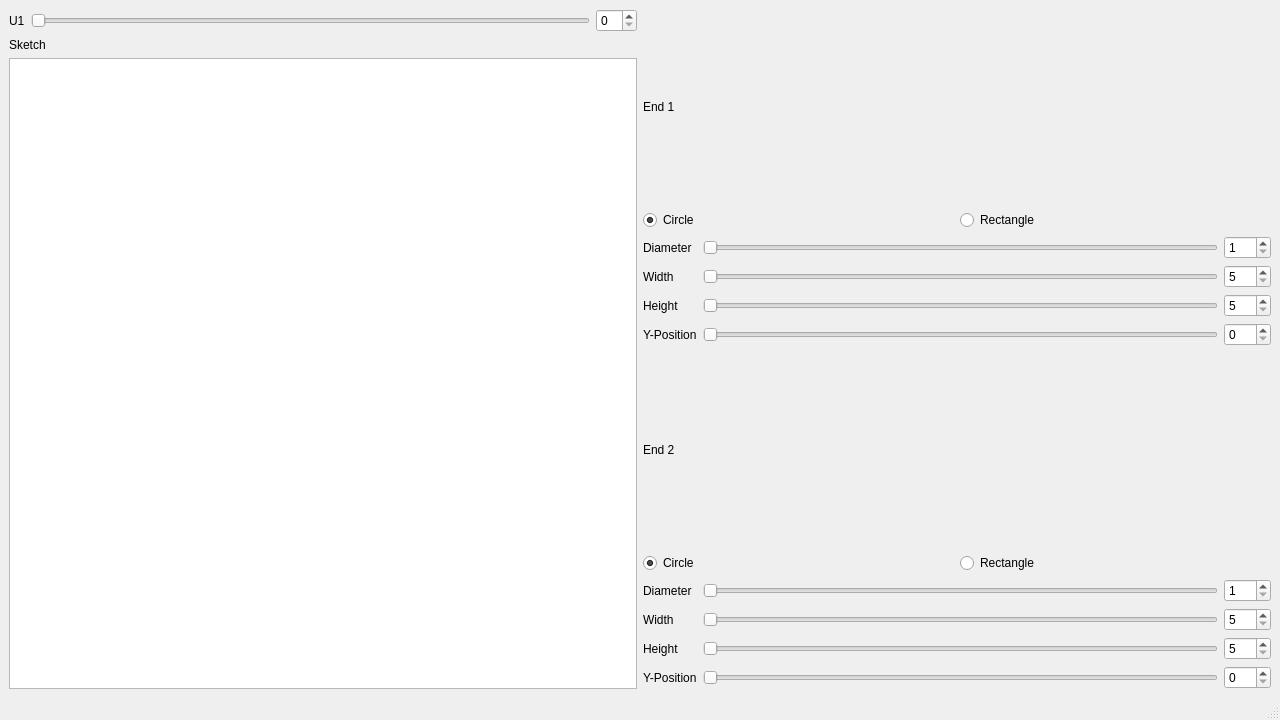
<?xml version="1.0" encoding="UTF-8"?>
<ui version="4.0">
 <class>MainWindow</class>
 <widget class="QMainWindow" name="MainWindow">
  <property name="geometry">
   <rect>
    <x>0</x>
    <y>0</y>
    <width>1280</width>
    <height>720</height>
   </rect>
  </property>
  <property name="windowTitle">
   <string>MainWindow</string>
  </property>
  <widget class="QWidget" name="centralwidget">
   <layout class="QGridLayout" name="gridLayout_4">
    <item row="0" column="0">
     <layout class="QGridLayout" name="gridLayout_3">
      <item row="0" column="0">
       <layout class="QVBoxLayout" name="verticalLayout_2">
        <item>
         <layout class="QHBoxLayout" name="horizontalLayout_3">
          <item>
           <widget class="QLabel" name="label_4">
            <property name="text">
             <string>U1</string>
            </property>
            <property name="textFormat">
             <enum>Qt::AutoText</enum>
            </property>
            <property name="scaledContents">
             <bool>false</bool>
            </property>
            <property name="wordWrap">
             <bool>false</bool>
            </property>
           </widget>
          </item>
          <item>
           <widget class="QSlider" name="u1Slider">
            <property name="orientation">
             <enum>Qt::Horizontal</enum>
            </property>
           </widget>
          </item>
          <item>
           <widget class="QSpinBox" name="spinBox_9"/>
          </item>
         </layout>
        </item>
        <item>
         <widget class="QLabel" name="label_5">
          <property name="text">
           <string>Sketch</string>
          </property>
         </widget>
        </item>
        <item>
         <widget class="QGraphicsView" name="graphicsDisplay"/>
        </item>
       </layout>
      </item>
      <item row="0" column="1">
       <layout class="QVBoxLayout" name="verticalLayout">
        <item>
         <layout class="QVBoxLayout" name="i1Group" stretch="2,2,4">
          <item>
           <widget class="QLabel" name="label_3">
            <property name="text">
             <string>End 1</string>
            </property>
           </widget>
          </item>
          <item>
           <layout class="QHBoxLayout" name="horizontalLayout">
            <item>
             <widget class="QRadioButton" name="circle">
              <property name="text">
               <string>Circle</string>
              </property>
              <property name="checked">
               <bool>true</bool>
              </property>
              <attribute name="buttonGroup">
               <string notr="true">intersection1Group</string>
              </attribute>
             </widget>
            </item>
            <item>
             <widget class="QRadioButton" name="rectangle">
              <property name="text">
               <string>Rectangle</string>
              </property>
              <attribute name="buttonGroup">
               <string notr="true">intersection1Group</string>
              </attribute>
             </widget>
            </item>
           </layout>
          </item>
          <item>
           <layout class="QGridLayout" name="gridLayout">
            <item row="5" column="1">
             <widget class="QSlider" name="i1ySlider">
              <property name="maximum">
               <number>200</number>
              </property>
              <property name="orientation">
               <enum>Qt::Horizontal</enum>
              </property>
             </widget>
            </item>
            <item row="5" column="0">
             <widget class="QLabel" name="label_2">
              <property name="text">
               <string>Y-Position</string>
              </property>
             </widget>
            </item>
            <item row="1" column="1">
             <widget class="QSlider" name="i1wSlider">
              <property name="enabled">
               <bool>true</bool>
              </property>
              <property name="minimum">
               <number>5</number>
              </property>
              <property name="maximum">
               <number>150</number>
              </property>
              <property name="orientation">
               <enum>Qt::Horizontal</enum>
              </property>
             </widget>
            </item>
            <item row="0" column="0">
             <widget class="QLabel" name="label">
              <property name="text">
               <string>Diameter</string>
              </property>
             </widget>
            </item>
            <item row="1" column="0">
             <widget class="QLabel" name="i1wLabel">
              <property name="enabled">
               <bool>true</bool>
              </property>
              <property name="text">
               <string>Width</string>
              </property>
             </widget>
            </item>
            <item row="1" column="3">
             <widget class="QSpinBox" name="i1wSpinner">
              <property name="enabled">
               <bool>true</bool>
              </property>
              <property name="minimum">
               <number>5</number>
              </property>
              <property name="maximum">
               <number>150</number>
              </property>
             </widget>
            </item>
            <item row="5" column="3">
             <widget class="QSpinBox" name="spinBox_2">
              <property name="maximum">
               <number>200</number>
              </property>
             </widget>
            </item>
            <item row="0" column="1">
             <widget class="QSlider" name="i1dSlider">
              <property name="minimum">
               <number>1</number>
              </property>
              <property name="maximum">
               <number>5</number>
              </property>
              <property name="singleStep">
               <number>1</number>
              </property>
              <property name="value">
               <number>1</number>
              </property>
              <property name="orientation">
               <enum>Qt::Horizontal</enum>
              </property>
             </widget>
            </item>
            <item row="0" column="3">
             <widget class="QSpinBox" name="spinBox">
              <property name="minimum">
               <number>1</number>
              </property>
              <property name="maximum">
               <number>5</number>
              </property>
              <property name="value">
               <number>1</number>
              </property>
             </widget>
            </item>
            <item row="2" column="0">
             <widget class="QLabel" name="i1hLabel">
              <property name="text">
               <string>Height</string>
              </property>
             </widget>
            </item>
            <item row="2" column="1">
             <widget class="QSlider" name="i1hSlider">
              <property name="minimum">
               <number>5</number>
              </property>
              <property name="maximum">
               <number>150</number>
              </property>
              <property name="value">
               <number>5</number>
              </property>
              <property name="orientation">
               <enum>Qt::Horizontal</enum>
              </property>
             </widget>
            </item>
            <item row="2" column="3">
             <widget class="QSpinBox" name="i1hSpinner">
              <property name="minimum">
               <number>5</number>
              </property>
              <property name="maximum">
               <number>150</number>
              </property>
              <property name="value">
               <number>5</number>
              </property>
             </widget>
            </item>
           </layout>
          </item>
         </layout>
        </item>
        <item>
         <layout class="QVBoxLayout" name="i1Group_2" stretch="2,2,5">
          <item>
           <widget class="QLabel" name="label_8">
            <property name="text">
             <string>End 2</string>
            </property>
           </widget>
          </item>
          <item>
           <layout class="QHBoxLayout" name="horizontalLayout_2">
            <item>
             <widget class="QRadioButton" name="circle_2">
              <property name="text">
               <string>Circle</string>
              </property>
              <property name="checked">
               <bool>true</bool>
              </property>
              <attribute name="buttonGroup">
               <string notr="true">intersection2Group</string>
              </attribute>
             </widget>
            </item>
            <item>
             <widget class="QRadioButton" name="rectangle_2">
              <property name="text">
               <string>Rectangle</string>
              </property>
              <attribute name="buttonGroup">
               <string notr="true">intersection2Group</string>
              </attribute>
             </widget>
            </item>
           </layout>
          </item>
          <item>
           <layout class="QGridLayout" name="gridLayout_2">
            <item row="5" column="1">
             <widget class="QSlider" name="i2ySlider">
              <property name="maximum">
               <number>200</number>
              </property>
              <property name="orientation">
               <enum>Qt::Horizontal</enum>
              </property>
             </widget>
            </item>
            <item row="5" column="0">
             <widget class="QLabel" name="label_9">
              <property name="text">
               <string>Y-Position</string>
              </property>
             </widget>
            </item>
            <item row="1" column="1">
             <widget class="QSlider" name="i2wSlider">
              <property name="enabled">
               <bool>true</bool>
              </property>
              <property name="minimum">
               <number>5</number>
              </property>
              <property name="maximum">
               <number>150</number>
              </property>
              <property name="orientation">
               <enum>Qt::Horizontal</enum>
              </property>
             </widget>
            </item>
            <item row="0" column="0">
             <widget class="QLabel" name="label_10">
              <property name="text">
               <string>Diameter</string>
              </property>
             </widget>
            </item>
            <item row="1" column="0">
             <widget class="QLabel" name="i2wLabel">
              <property name="enabled">
               <bool>true</bool>
              </property>
              <property name="text">
               <string>Width</string>
              </property>
             </widget>
            </item>
            <item row="1" column="3">
             <widget class="QSpinBox" name="i2wSpinner">
              <property name="enabled">
               <bool>true</bool>
              </property>
              <property name="minimum">
               <number>5</number>
              </property>
              <property name="maximum">
               <number>150</number>
              </property>
             </widget>
            </item>
            <item row="5" column="3">
             <widget class="QSpinBox" name="spinBox_6">
              <property name="maximum">
               <number>200</number>
              </property>
             </widget>
            </item>
            <item row="0" column="1">
             <widget class="QSlider" name="i2dSlider">
              <property name="minimum">
               <number>1</number>
              </property>
              <property name="maximum">
               <number>5</number>
              </property>
              <property name="value">
               <number>1</number>
              </property>
              <property name="orientation">
               <enum>Qt::Horizontal</enum>
              </property>
             </widget>
            </item>
            <item row="0" column="3">
             <widget class="QSpinBox" name="spinBox_7">
              <property name="minimum">
               <number>1</number>
              </property>
              <property name="maximum">
               <number>5</number>
              </property>
              <property name="value">
               <number>1</number>
              </property>
             </widget>
            </item>
            <item row="2" column="0">
             <widget class="QLabel" name="i2hLabel">
              <property name="text">
               <string>Height</string>
              </property>
             </widget>
            </item>
            <item row="2" column="1">
             <widget class="QSlider" name="i2hSlider">
              <property name="minimum">
               <number>5</number>
              </property>
              <property name="maximum">
               <number>150</number>
              </property>
              <property name="value">
               <number>5</number>
              </property>
              <property name="orientation">
               <enum>Qt::Horizontal</enum>
              </property>
             </widget>
            </item>
            <item row="2" column="3">
             <widget class="QSpinBox" name="i2hSpinner">
              <property name="minimum">
               <number>5</number>
              </property>
              <property name="maximum">
               <number>150</number>
              </property>
              <property name="value">
               <number>5</number>
              </property>
             </widget>
            </item>
           </layout>
          </item>
         </layout>
        </item>
       </layout>
      </item>
     </layout>
    </item>
   </layout>
  </widget>
  <widget class="QMenuBar" name="menubar">
   <property name="geometry">
    <rect>
     <x>0</x>
     <y>0</y>
     <width>1280</width>
     <height>21</height>
    </rect>
   </property>
  </widget>
  <widget class="QStatusBar" name="statusbar"/>
 </widget>
 <resources/>
 <connections>
  <connection>
   <sender>i1dSlider</sender>
   <signal>valueChanged(int)</signal>
   <receiver>spinBox</receiver>
   <slot>setValue(int)</slot>
   <hints>
    <hint type="sourcelabel">
     <x>637</x>
     <y>179</y>
    </hint>
    <hint type="destinationlabel">
     <x>766</x>
     <y>179</y>
    </hint>
   </hints>
  </connection>
  <connection>
   <sender>spinBox</sender>
   <signal>valueChanged(int)</signal>
   <receiver>i1dSlider</receiver>
   <slot>setValue(int)</slot>
   <hints>
    <hint type="sourcelabel">
     <x>767</x>
     <y>176</y>
    </hint>
    <hint type="destinationlabel">
     <x>637</x>
     <y>178</y>
    </hint>
   </hints>
  </connection>
  <connection>
   <sender>i1ySlider</sender>
   <signal>valueChanged(int)</signal>
   <receiver>spinBox_2</receiver>
   <slot>setValue(int)</slot>
   <hints>
    <hint type="sourcelabel">
     <x>637</x>
     <y>277</y>
    </hint>
    <hint type="destinationlabel">
     <x>766</x>
     <y>281</y>
    </hint>
   </hints>
  </connection>
  <connection>
   <sender>spinBox_2</sender>
   <signal>valueChanged(int)</signal>
   <receiver>i1ySlider</receiver>
   <slot>setValue(int)</slot>
   <hints>
    <hint type="sourcelabel">
     <x>750</x>
     <y>278</y>
    </hint>
    <hint type="destinationlabel">
     <x>637</x>
     <y>283</y>
    </hint>
   </hints>
  </connection>
  <connection>
   <sender>rectangle</sender>
   <signal>clicked(bool)</signal>
   <receiver>i1wLabel</receiver>
   <slot>setVisible(bool)</slot>
   <hints>
    <hint type="sourcelabel">
     <x>667</x>
     <y>124</y>
    </hint>
    <hint type="destinationlabel">
     <x>518</x>
     <y>207</y>
    </hint>
   </hints>
  </connection>
  <connection>
   <sender>rectangle</sender>
   <signal>clicked(bool)</signal>
   <receiver>i1wSlider</receiver>
   <slot>setVisible(bool)</slot>
   <hints>
    <hint type="sourcelabel">
     <x>689</x>
     <y>122</y>
    </hint>
    <hint type="destinationlabel">
     <x>637</x>
     <y>211</y>
    </hint>
   </hints>
  </connection>
  <connection>
   <sender>rectangle</sender>
   <signal>clicked(bool)</signal>
   <receiver>i1wSpinner</receiver>
   <slot>setVisible(bool)</slot>
   <hints>
    <hint type="sourcelabel">
     <x>737</x>
     <y>120</y>
    </hint>
    <hint type="destinationlabel">
     <x>773</x>
     <y>208</y>
    </hint>
   </hints>
  </connection>
  <connection>
   <sender>rectangle</sender>
   <signal>clicked(bool)</signal>
   <receiver>label</receiver>
   <slot>setHidden(bool)</slot>
   <hints>
    <hint type="sourcelabel">
     <x>665</x>
     <y>125</y>
    </hint>
    <hint type="destinationlabel">
     <x>528</x>
     <y>180</y>
    </hint>
   </hints>
  </connection>
  <connection>
   <sender>rectangle</sender>
   <signal>clicked(bool)</signal>
   <receiver>i1dSlider</receiver>
   <slot>setHidden(bool)</slot>
   <hints>
    <hint type="sourcelabel">
     <x>734</x>
     <y>123</y>
    </hint>
    <hint type="destinationlabel">
     <x>637</x>
     <y>171</y>
    </hint>
   </hints>
  </connection>
  <connection>
   <sender>rectangle</sender>
   <signal>clicked(bool)</signal>
   <receiver>spinBox</receiver>
   <slot>setHidden(bool)</slot>
   <hints>
    <hint type="sourcelabel">
     <x>729</x>
     <y>123</y>
    </hint>
    <hint type="destinationlabel">
     <x>775</x>
     <y>173</y>
    </hint>
   </hints>
  </connection>
  <connection>
   <sender>circle</sender>
   <signal>clicked(bool)</signal>
   <receiver>i1wLabel</receiver>
   <slot>setHidden(bool)</slot>
   <hints>
    <hint type="sourcelabel">
     <x>528</x>
     <y>124</y>
    </hint>
    <hint type="destinationlabel">
     <x>517</x>
     <y>207</y>
    </hint>
   </hints>
  </connection>
  <connection>
   <sender>circle</sender>
   <signal>clicked(bool)</signal>
   <receiver>i1wSlider</receiver>
   <slot>setHidden(bool)</slot>
   <hints>
    <hint type="sourcelabel">
     <x>579</x>
     <y>119</y>
    </hint>
    <hint type="destinationlabel">
     <x>596</x>
     <y>206</y>
    </hint>
   </hints>
  </connection>
  <connection>
   <sender>circle</sender>
   <signal>clicked(bool)</signal>
   <receiver>i1wSpinner</receiver>
   <slot>setHidden(bool)</slot>
   <hints>
    <hint type="sourcelabel">
     <x>590</x>
     <y>123</y>
    </hint>
    <hint type="destinationlabel">
     <x>763</x>
     <y>207</y>
    </hint>
   </hints>
  </connection>
  <connection>
   <sender>circle</sender>
   <signal>clicked(bool)</signal>
   <receiver>i1dSlider</receiver>
   <slot>setVisible(bool)</slot>
   <hints>
    <hint type="sourcelabel">
     <x>590</x>
     <y>125</y>
    </hint>
    <hint type="destinationlabel">
     <x>637</x>
     <y>172</y>
    </hint>
   </hints>
  </connection>
  <connection>
   <sender>circle</sender>
   <signal>clicked(bool)</signal>
   <receiver>label</receiver>
   <slot>setVisible(bool)</slot>
   <hints>
    <hint type="sourcelabel">
     <x>555</x>
     <y>123</y>
    </hint>
    <hint type="destinationlabel">
     <x>535</x>
     <y>175</y>
    </hint>
   </hints>
  </connection>
  <connection>
   <sender>circle</sender>
   <signal>clicked(bool)</signal>
   <receiver>spinBox</receiver>
   <slot>setVisible(bool)</slot>
   <hints>
    <hint type="sourcelabel">
     <x>590</x>
     <y>125</y>
    </hint>
    <hint type="destinationlabel">
     <x>768</x>
     <y>175</y>
    </hint>
   </hints>
  </connection>
  <connection>
   <sender>rectangle</sender>
   <signal>clicked(bool)</signal>
   <receiver>i1hLabel</receiver>
   <slot>setVisible(bool)</slot>
   <hints>
    <hint type="sourcelabel">
     <x>709</x>
     <y>125</y>
    </hint>
    <hint type="destinationlabel">
     <x>535</x>
     <y>249</y>
    </hint>
   </hints>
  </connection>
  <connection>
   <sender>rectangle</sender>
   <signal>clicked(bool)</signal>
   <receiver>i1hSlider</receiver>
   <slot>setVisible(bool)</slot>
   <hints>
    <hint type="sourcelabel">
     <x>716</x>
     <y>122</y>
    </hint>
    <hint type="destinationlabel">
     <x>637</x>
     <y>245</y>
    </hint>
   </hints>
  </connection>
  <connection>
   <sender>rectangle</sender>
   <signal>clicked(bool)</signal>
   <receiver>i1hSpinner</receiver>
   <slot>setVisible(bool)</slot>
   <hints>
    <hint type="sourcelabel">
     <x>737</x>
     <y>130</y>
    </hint>
    <hint type="destinationlabel">
     <x>773</x>
     <y>238</y>
    </hint>
   </hints>
  </connection>
  <connection>
   <sender>circle</sender>
   <signal>clicked(bool)</signal>
   <receiver>i1hLabel</receiver>
   <slot>setHidden(bool)</slot>
   <hints>
    <hint type="sourcelabel">
     <x>588</x>
     <y>127</y>
    </hint>
    <hint type="destinationlabel">
     <x>523</x>
     <y>246</y>
    </hint>
   </hints>
  </connection>
  <connection>
   <sender>circle</sender>
   <signal>clicked(bool)</signal>
   <receiver>i1hSlider</receiver>
   <slot>setHidden(bool)</slot>
   <hints>
    <hint type="sourcelabel">
     <x>576</x>
     <y>127</y>
    </hint>
    <hint type="destinationlabel">
     <x>597</x>
     <y>246</y>
    </hint>
   </hints>
  </connection>
  <connection>
   <sender>circle</sender>
   <signal>clicked(bool)</signal>
   <receiver>i1hSpinner</receiver>
   <slot>setHidden(bool)</slot>
   <hints>
    <hint type="sourcelabel">
     <x>590</x>
     <y>126</y>
    </hint>
    <hint type="destinationlabel">
     <x>764</x>
     <y>248</y>
    </hint>
   </hints>
  </connection>
  <connection>
   <sender>i2dSlider</sender>
   <signal>valueChanged(int)</signal>
   <receiver>spinBox_7</receiver>
   <slot>setValue(int)</slot>
   <hints>
    <hint type="sourcelabel">
     <x>582</x>
     <y>441</y>
    </hint>
    <hint type="destinationlabel">
     <x>766</x>
     <y>442</y>
    </hint>
   </hints>
  </connection>
  <connection>
   <sender>i2wSlider</sender>
   <signal>valueChanged(int)</signal>
   <receiver>i2wSpinner</receiver>
   <slot>setValue(int)</slot>
   <hints>
    <hint type="sourcelabel">
     <x>637</x>
     <y>479</y>
    </hint>
    <hint type="destinationlabel">
     <x>761</x>
     <y>485</y>
    </hint>
   </hints>
  </connection>
  <connection>
   <sender>i2hSlider</sender>
   <signal>valueChanged(int)</signal>
   <receiver>i2hSpinner</receiver>
   <slot>setValue(int)</slot>
   <hints>
    <hint type="sourcelabel">
     <x>637</x>
     <y>509</y>
    </hint>
    <hint type="destinationlabel">
     <x>758</x>
     <y>515</y>
    </hint>
   </hints>
  </connection>
  <connection>
   <sender>i2ySlider</sender>
   <signal>valueChanged(int)</signal>
   <receiver>spinBox_6</receiver>
   <slot>setValue(int)</slot>
   <hints>
    <hint type="sourcelabel">
     <x>637</x>
     <y>550</y>
    </hint>
    <hint type="destinationlabel">
     <x>787</x>
     <y>555</y>
    </hint>
   </hints>
  </connection>
  <connection>
   <sender>spinBox_7</sender>
   <signal>valueChanged(int)</signal>
   <receiver>i2dSlider</receiver>
   <slot>setValue(int)</slot>
   <hints>
    <hint type="sourcelabel">
     <x>751</x>
     <y>453</y>
    </hint>
    <hint type="destinationlabel">
     <x>637</x>
     <y>448</y>
    </hint>
   </hints>
  </connection>
  <connection>
   <sender>i2wSpinner</sender>
   <signal>valueChanged(int)</signal>
   <receiver>i2wSlider</receiver>
   <slot>setValue(int)</slot>
   <hints>
    <hint type="sourcelabel">
     <x>776</x>
     <y>483</y>
    </hint>
    <hint type="destinationlabel">
     <x>637</x>
     <y>489</y>
    </hint>
   </hints>
  </connection>
  <connection>
   <sender>i2hSpinner</sender>
   <signal>valueChanged(int)</signal>
   <receiver>i2hSlider</receiver>
   <slot>setValue(int)</slot>
   <hints>
    <hint type="sourcelabel">
     <x>781</x>
     <y>508</y>
    </hint>
    <hint type="destinationlabel">
     <x>637</x>
     <y>518</y>
    </hint>
   </hints>
  </connection>
  <connection>
   <sender>spinBox_6</sender>
   <signal>valueChanged(int)</signal>
   <receiver>i2ySlider</receiver>
   <slot>setValue(int)</slot>
   <hints>
    <hint type="sourcelabel">
     <x>749</x>
     <y>547</y>
    </hint>
    <hint type="destinationlabel">
     <x>637</x>
     <y>542</y>
    </hint>
   </hints>
  </connection>
  <connection>
   <sender>circle_2</sender>
   <signal>clicked(bool)</signal>
   <receiver>label_10</receiver>
   <slot>setVisible(bool)</slot>
   <hints>
    <hint type="sourcelabel">
     <x>545</x>
     <y>395</y>
    </hint>
    <hint type="destinationlabel">
     <x>531</x>
     <y>439</y>
    </hint>
   </hints>
  </connection>
  <connection>
   <sender>circle_2</sender>
   <signal>clicked(bool)</signal>
   <receiver>i2dSlider</receiver>
   <slot>setVisible(bool)</slot>
   <hints>
    <hint type="sourcelabel">
     <x>590</x>
     <y>395</y>
    </hint>
    <hint type="destinationlabel">
     <x>614</x>
     <y>447</y>
    </hint>
   </hints>
  </connection>
  <connection>
   <sender>circle_2</sender>
   <signal>clicked(bool)</signal>
   <receiver>spinBox_7</receiver>
   <slot>setVisible(bool)</slot>
   <hints>
    <hint type="sourcelabel">
     <x>590</x>
     <y>396</y>
    </hint>
    <hint type="destinationlabel">
     <x>780</x>
     <y>442</y>
    </hint>
   </hints>
  </connection>
  <connection>
   <sender>rectangle_2</sender>
   <signal>clicked(bool)</signal>
   <receiver>label_10</receiver>
   <slot>setHidden(bool)</slot>
   <hints>
    <hint type="sourcelabel">
     <x>682</x>
     <y>390</y>
    </hint>
    <hint type="destinationlabel">
     <x>529</x>
     <y>448</y>
    </hint>
   </hints>
  </connection>
  <connection>
   <sender>rectangle_2</sender>
   <signal>clicked(bool)</signal>
   <receiver>i2dSlider</receiver>
   <slot>setHidden(bool)</slot>
   <hints>
    <hint type="sourcelabel">
     <x>703</x>
     <y>393</y>
    </hint>
    <hint type="destinationlabel">
     <x>637</x>
     <y>442</y>
    </hint>
   </hints>
  </connection>
  <connection>
   <sender>rectangle_2</sender>
   <signal>clicked(bool)</signal>
   <receiver>spinBox_7</receiver>
   <slot>setHidden(bool)</slot>
   <hints>
    <hint type="sourcelabel">
     <x>737</x>
     <y>400</y>
    </hint>
    <hint type="destinationlabel">
     <x>780</x>
     <y>444</y>
    </hint>
   </hints>
  </connection>
  <connection>
   <sender>circle_2</sender>
   <signal>clicked(bool)</signal>
   <receiver>i2wLabel</receiver>
   <slot>setHidden(bool)</slot>
   <hints>
    <hint type="sourcelabel">
     <x>570</x>
     <y>393</y>
    </hint>
    <hint type="destinationlabel">
     <x>514</x>
     <y>483</y>
    </hint>
   </hints>
  </connection>
  <connection>
   <sender>circle_2</sender>
   <signal>clicked(bool)</signal>
   <receiver>i2wSlider</receiver>
   <slot>setHidden(bool)</slot>
   <hints>
    <hint type="sourcelabel">
     <x>590</x>
     <y>390</y>
    </hint>
    <hint type="destinationlabel">
     <x>601</x>
     <y>479</y>
    </hint>
   </hints>
  </connection>
  <connection>
   <sender>circle_2</sender>
   <signal>clicked(bool)</signal>
   <receiver>i2wSpinner</receiver>
   <slot>setHidden(bool)</slot>
   <hints>
    <hint type="sourcelabel">
     <x>590</x>
     <y>391</y>
    </hint>
    <hint type="destinationlabel">
     <x>762</x>
     <y>475</y>
    </hint>
   </hints>
  </connection>
  <connection>
   <sender>rectangle_2</sender>
   <signal>clicked(bool)</signal>
   <receiver>i2wLabel</receiver>
   <slot>setVisible(bool)</slot>
   <hints>
    <hint type="sourcelabel">
     <x>727</x>
     <y>391</y>
    </hint>
    <hint type="destinationlabel">
     <x>519</x>
     <y>484</y>
    </hint>
   </hints>
  </connection>
  <connection>
   <sender>rectangle_2</sender>
   <signal>clicked(bool)</signal>
   <receiver>i2wSlider</receiver>
   <slot>setVisible(bool)</slot>
   <hints>
    <hint type="sourcelabel">
     <x>693</x>
     <y>394</y>
    </hint>
    <hint type="destinationlabel">
     <x>637</x>
     <y>479</y>
    </hint>
   </hints>
  </connection>
  <connection>
   <sender>rectangle_2</sender>
   <signal>clicked(bool)</signal>
   <receiver>i2wSpinner</receiver>
   <slot>setVisible(bool)</slot>
   <hints>
    <hint type="sourcelabel">
     <x>737</x>
     <y>391</y>
    </hint>
    <hint type="destinationlabel">
     <x>785</x>
     <y>481</y>
    </hint>
   </hints>
  </connection>
  <connection>
   <sender>circle_2</sender>
   <signal>clicked(bool)</signal>
   <receiver>i2hLabel</receiver>
   <slot>setHidden(bool)</slot>
   <hints>
    <hint type="sourcelabel">
     <x>551</x>
     <y>394</y>
    </hint>
    <hint type="destinationlabel">
     <x>526</x>
     <y>518</y>
    </hint>
   </hints>
  </connection>
  <connection>
   <sender>circle_2</sender>
   <signal>clicked(bool)</signal>
   <receiver>i2hSlider</receiver>
   <slot>setHidden(bool)</slot>
   <hints>
    <hint type="sourcelabel">
     <x>584</x>
     <y>398</y>
    </hint>
    <hint type="destinationlabel">
     <x>574</x>
     <y>515</y>
    </hint>
   </hints>
  </connection>
  <connection>
   <sender>circle_2</sender>
   <signal>clicked(bool)</signal>
   <receiver>i2hSpinner</receiver>
   <slot>setHidden(bool)</slot>
   <hints>
    <hint type="sourcelabel">
     <x>590</x>
     <y>393</y>
    </hint>
    <hint type="destinationlabel">
     <x>762</x>
     <y>511</y>
    </hint>
   </hints>
  </connection>
  <connection>
   <sender>rectangle_2</sender>
   <signal>clicked(bool)</signal>
   <receiver>i2hSpinner</receiver>
   <slot>setVisible(bool)</slot>
   <hints>
    <hint type="sourcelabel">
     <x>737</x>
     <y>392</y>
    </hint>
    <hint type="destinationlabel">
     <x>766</x>
     <y>515</y>
    </hint>
   </hints>
  </connection>
  <connection>
   <sender>rectangle_2</sender>
   <signal>clicked(bool)</signal>
   <receiver>i2hSlider</receiver>
   <slot>setVisible(bool)</slot>
   <hints>
    <hint type="sourcelabel">
     <x>737</x>
     <y>389</y>
    </hint>
    <hint type="destinationlabel">
     <x>637</x>
     <y>509</y>
    </hint>
   </hints>
  </connection>
  <connection>
   <sender>rectangle_2</sender>
   <signal>clicked(bool)</signal>
   <receiver>i2hLabel</receiver>
   <slot>setVisible(bool)</slot>
   <hints>
    <hint type="sourcelabel">
     <x>729</x>
     <y>394</y>
    </hint>
    <hint type="destinationlabel">
     <x>530</x>
     <y>519</y>
    </hint>
   </hints>
  </connection>
  <connection>
   <sender>i1wSlider</sender>
   <signal>valueChanged(int)</signal>
   <receiver>i1wSpinner</receiver>
   <slot>setValue(int)</slot>
   <hints>
    <hint type="sourcelabel">
     <x>637</x>
     <y>205</y>
    </hint>
    <hint type="destinationlabel">
     <x>778</x>
     <y>217</y>
    </hint>
   </hints>
  </connection>
  <connection>
   <sender>i1hSlider</sender>
   <signal>valueChanged(int)</signal>
   <receiver>i1hSpinner</receiver>
   <slot>setValue(int)</slot>
   <hints>
    <hint type="sourcelabel">
     <x>637</x>
     <y>242</y>
    </hint>
    <hint type="destinationlabel">
     <x>766</x>
     <y>247</y>
    </hint>
   </hints>
  </connection>
  <connection>
   <sender>i1hSpinner</sender>
   <signal>valueChanged(int)</signal>
   <receiver>i1hSlider</receiver>
   <slot>setValue(int)</slot>
   <hints>
    <hint type="sourcelabel">
     <x>779</x>
     <y>246</y>
    </hint>
    <hint type="destinationlabel">
     <x>637</x>
     <y>248</y>
    </hint>
   </hints>
  </connection>
  <connection>
   <sender>i1wSpinner</sender>
   <signal>valueChanged(int)</signal>
   <receiver>i1wSlider</receiver>
   <slot>setValue(int)</slot>
   <hints>
    <hint type="sourcelabel">
     <x>779</x>
     <y>210</y>
    </hint>
    <hint type="destinationlabel">
     <x>637</x>
     <y>208</y>
    </hint>
   </hints>
  </connection>
  <connection>
   <sender>u1Slider</sender>
   <signal>valueChanged(int)</signal>
   <receiver>spinBox_9</receiver>
   <slot>setValue(int)</slot>
   <hints>
    <hint type="sourcelabel">
     <x>51</x>
     <y>32</y>
    </hint>
    <hint type="destinationlabel">
     <x>464</x>
     <y>37</y>
    </hint>
   </hints>
  </connection>
  <connection>
   <sender>spinBox_9</sender>
   <signal>valueChanged(int)</signal>
   <receiver>u1Slider</receiver>
   <slot>setValue(int)</slot>
   <hints>
    <hint type="sourcelabel">
     <x>482</x>
     <y>38</y>
    </hint>
    <hint type="destinationlabel">
     <x>45</x>
     <y>40</y>
    </hint>
   </hints>
  </connection>
 </connections>
 <buttongroups>
  <buttongroup name="intersection2Group"/>
  <buttongroup name="intersection1Group"/>
 </buttongroups>
</ui>
